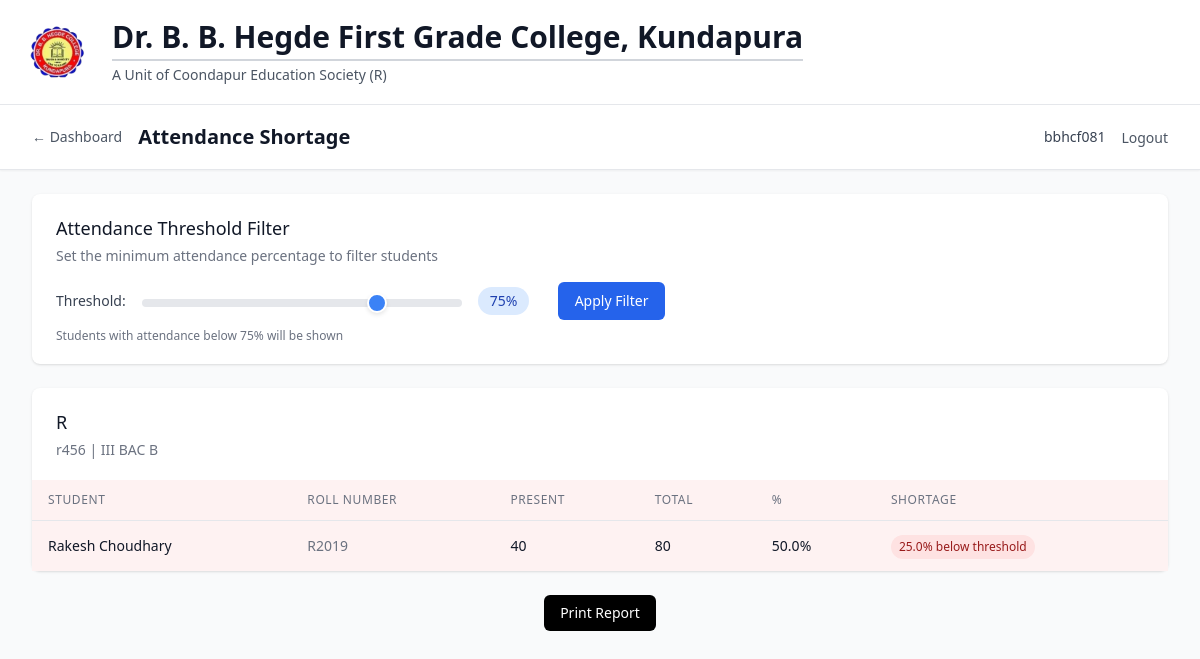
/lecturer/reports/attendance-shortage (signed in), run on the app's committed database.
### models/academic.py (models this page shows, shortened)
class Subject(db.Model):
    __tablename__ = 'subject'
    id = db.Column(db.Integer, primary_key=True)
    name = db.Column(db.String(100), nullable=False)
    code = db.Column(db.String(20), nullable=False, index=True)
    course_id = db.Column(db.Integer, db.ForeignKey('course.id'), nullable=False)
    semester = db.Column(db.Integer, nullable=False)
    year = db.Column(db.Integer, nullable=False)
    credits = db.Column(db.Integer, default=3)
    description = db.Column(db.Text, nullable=True)
    created_at = db.Column(db.DateTime, default=datetime.utcnow)
    is_active = db.Column(db.Boolean, default=True)
    assignments = db.relationship('SubjectAssignment', backref='subject', lazy='dynamic')
    enrollments = db.relationship('StudentEnrollment', backref='subject', lazy='dynamic')
    attendance_records = db.relationship('AttendanceRecord', backref='subject', lazy='dynamic')
    monthly_summaries = db.relationship('MonthlyAttendanceSummary', backref='subject', lazy='dynamic')
    student_marks = db.relationship('StudentMarks', backref='subject', lazy='dynamic')
    __table_args__ = (db.UniqueConstraint('code', 'course_id', name='unique_subject_code_per_course'),)
    def get_enrolled_students(self):
        return [enrollment.student for enrollment in self.enrollments.filter_by(is_active=True)]
    def get_attendance_percentage(self, student_id):
        total_classes = self.attendance_records.filter_by(student_id=student_id).count()
        if total_classes == 0:
            return 0
        present_classes = self.attendance_records.filter_by(
            student_id=student_id,
            status='present'
        ).count()
        return round((present_classes / total_classes) * 100, 2)

class Course(db.Model):
    __tablename__ = 'course'
    id = db.Column(db.Integer, primary_key=True)
    name = db.Column(db.String(100), nullable=False)
    code = db.Column(db.String(20), unique=True, nullable=False, index=True)
    description = db.Column(db.Text, nullable=True)
    duration_years = db.Column(db.Integer, default=3, nullable=False)
    total_semesters = db.Column(db.Integer, default=6, nullable=False)
    created_at = db.Column(db.DateTime, default=datetime.utcnow)
    is_active = db.Column(db.Boolean, default=True)
    students = db.relationship('Student', backref='course', lazy='dynamic')
    subjects = db.relationship('Subject', backref='course', lazy='dynamic')

### models/student.py (models this page shows, shortened)
class Student(db.Model):
    __tablename__ = 'student'
    id = db.Column(db.Integer, primary_key=True)
    roll_number = db.Column(db.String(20), unique=True, nullable=False, index=True)
    name = db.Column(db.String(100), nullable=False)
    course_id = db.Column(db.Integer, db.ForeignKey('course.id'), nullable=False)
    academic_year = db.Column(db.Integer, nullable=False)
    current_semester = db.Column(db.Integer, default=1)
    email = db.Column(db.String(120), unique=True, nullable=True)
    phone = db.Column(db.String(15), nullable=True)
    address = db.Column(db.Text, nullable=True)
    date_of_birth = db.Column(db.Date, nullable=True)
    admission_date = db.Column(db.Date, default=datetime.utcnow().date())
    created_at = db.Column(db.DateTime, default=datetime.utcnow)
    is_active = db.Column(db.Boolean, default=True)
    enrollments = db.relationship('StudentEnrollment', backref='student', lazy='dynamic')
    attendance_records = db.relationship('AttendanceRecord', backref='student', lazy='dynamic')
    marks = db.relationship('StudentMarks', backref='student', lazy='dynamic')

### routes/auth.py (the view)
        def decorated_function(*args, **kwargs):
            if not SessionManager.is_authenticated(session):
                flash('Please log in to access this page', 'error')
                return redirect(url_for('auth.index'))
            if user_type:
                if user_type == 'management' and not SessionManager.is_management(session):
                    flash('Access denied. Management login required.', 'error')
                    return redirect(url_for('auth.management_login'))
                elif user_type == 'lecturer' and not SessionManager.is_lecturer(session):
                    flash('Access denied. Lecturer login required.', 'error')
                    return redirect(url_for('auth.lecturer_login'))
            return f(*args, **kwargs)

### app.py (called while the page is built)
def create_app():
    app = Flask(__name__)
    app.config.from_object(Config)
    db.init_app(app)
    csrf = CSRFProtect(app)
    @app.context_processor
    def inject_csrf_token():
        from flask_wtf.csrf import generate_csrf
        return dict(csrf_token=generate_csrf)
    from routes.auth import auth_bp
    from routes.management import management_bp
    from routes.lecturer import lecturer_bp
    app.register_blueprint(auth_bp)
    app.register_blueprint(management_bp, url_prefix='/management')
    app.register_blueprint(lecturer_bp, url_prefix='/lecturer')
    init_db(app)
    return app

### models/user.py (called while the page is built)
    def get_assigned_subjects(self):
        from datetime import datetime
        current_year = datetime.now().year
        active_assignments_current_year = (
            self.subject_assignments
                .filter_by(academic_year=current_year, is_active=True)
                .all()
        )
        return [assignment.subject for assignment in active_assignments_current_year]

### routes/auth.py (called while the page is built)
@auth_bp.app_context_processor
def inject_user():
    return {
        'current_user': SessionManager.get_session_info(session),
        'is_authenticated': SessionManager.is_authenticated(session),
        'is_management': SessionManager.is_management(session),
        'is_lecturer': SessionManager.is_lecturer(session)
    }

### services/auth_service.py (called while the page is built)
    @staticmethod
    def is_authenticated(session):
        return 'user_type' in session and 'user_id' in session

    @staticmethod
    def is_management(session):
        return session.get('user_type') == 'management'

    @staticmethod
    def is_lecturer(session):
        return session.get('user_type') == 'lecturer'

    @staticmethod
    def get_session_info(session):
        if not SessionManager.is_authenticated(session):
            return None
        return {
            'user_type': session.get('user_type'),
            'user_id': session.get('user_id'),
            'username': session.get('username'),
            'login_time': session.get('login_time')
        }

### services/lecturer_service.py (called while the page is built)
    @staticmethod
    def get_assigned_subjects(lecturer_id):
        try:
            lecturer = Lecturer.query.get(lecturer_id)
            if not lecturer:
                return []
            return lecturer.get_assigned_subjects()
        except Exception as e:
            return []

### templates/lecturer/attendance_shortage.html (shortened to what this page needs)
{% extends "base.html" %}
{% block content %}
<div class="min-h-screen bg-gray-50">
    <nav class="bg-white shadow-sm border-b border-gray-200">
        <div class="max-w-7xl mx-auto px-4 sm:px-6 lg:px-8">
            <div class="flex justify-between items-center h-16">
                <div class="flex items-center space-x-2 sm:space-x-4 min-w-0 flex-1">
                    <a href="{{ url_for('lecturer.dashboard') }}" class="text-sm text-gray-600 hover:text-black flex-shrink-0">← Dashboard</a>
                    <h1 class="text-sm sm:text-xl font-semibold text-gray-900 truncate">Attendance Shortage</h1>
                </div>
                <div class="hidden md:flex items-center space-x-4">
                    <span class="text-sm text-gray-700">{{ current_user.username }}</span>
                    <form method="POST" action="{{ url_for('auth.logout') }}" class="inline">
                        <button type="submit" class="text-sm text-gray-600 hover:text-black">Logout</button>
                    </form>
                </div>
            </div>
        </div>
    </nav>
    <div class="max-w-7xl mx-auto py-4 sm:py-6 px-4 sm:px-6 lg:px-8">
        <div class="bg-white shadow rounded-lg mb-6">
            <div class="px-4 py-4 sm:py-5 sm:px-6">
                <h3 class="text-base sm:text-lg leading-6 font-medium text-gray-900">Attendance Threshold Filter</h3>
                <p class="mt-1 text-sm text-gray-500">Set the minimum attendance percentage to filter students</p>
                <div class="mt-4">
                    <div class="flex items-center space-x-4">
                        <label for="threshold-slider" class="text-sm font-medium text-gray-700">Threshold:</label>
                        <div class="flex-1 max-w-xs">
                            <input type="range"
                                   id="threshold-slider"
                                   name="threshold"
                                   min="0"
                                   max="100"
                                   value="{{ threshold }}"
                                   class="w-full h-2 bg-gray-200 rounded-lg appearance-none cursor-pointer slider"
                                   oninput="updateThreshold(this.value)">
                        </div>
                        <div class="w-16">
                            <span id="threshold-value" class="inline-flex items-center px-3 py-1 rounded-full text-sm font-medium bg-blue-100 text-blue-800">
                                {{ threshold }}%
                            </span>
                        </div>
                        <button onclick="applyFilter()"
                                class="inline-flex items-center px-4 py-2 border border-transparent text-sm font-medium rounded-md text-white bg-blue-600 hover:bg-blue-700 focus:outline-none focus:ring-2 focus:ring-offset-2 focus:ring-blue-500">
                            Apply Filter
                        </button>
                    </div>
                    <div class="mt-2 text-xs text-gray-500">
                        Students with attendance below <span id="threshold-text">{{ threshold }}%</span> will be shown
                    </div>
                </div>
            </div>
        </div>
        {% if shortage_data %}
        <div class="space-y-4 sm:space-y-6">
            {% for data in shortage_data %}
            <div class="bg-white shadow rounded-lg">
                <div class="px-4 py-4 sm:py-5 sm:px-6">
                    <h3 class="text-base sm:text-lg leading-6 font-medium text-gray-900 truncate">{{ data.subject.name }}</h3>
                    <p class="mt-1 text-xs sm:text-sm text-gray-500">{{ data.subject.code }} | {{ data.subject.course.name if data.subject.course else 'N/A' }}</p>
                </div>
                <div class="hidden lg:block overflow-x-auto">
                    <table class="min-w-full divide-y divide-gray-200">
                        <thead class="bg-red-50">
                            <tr>
                                <th class="px-4 py-3 text-left text-xs font-medium text-gray-500 uppercase tracking-wider">Student</th>
                                <th class="px-4 py-3 text-left text-xs font-medium text-gray-500 uppercase tracking-wider">Roll Number</th>
                                <th class="px-4 py-3 text-left text-xs font-medium text-gray-500 uppercase tracking-wider">Present</th>
                                <th class="px-4 py-3 text-left text-xs font-medium text-gray-500 uppercase tracking-wider">Total</th>
                                <th class="px-4 py-3 text-left text-xs font-medium text-gray-500 uppercase tracking-wider">%</th>
                                <th class="px-4 py-3 text-left text-xs font-medium text-gray-500 uppercase tracking-wider">Shortage</th>
                            </tr>
                        </thead>
                        <tbody class="bg-white divide-y divide-gray-200">
                            {% for student_data in data.shortage_students %}
                            <tr class="bg-red-50 hover:bg-red-100">
                                <td class="px-4 py-3 whitespace-nowrap text-sm font-medium text-gray-900">{{ student_data.student.name }}</td>
                                <td class="px-4 py-3 whitespace-nowrap text-sm text-gray-500">{{ student_data.student.roll_number }}</td>
                                <td class="px-4 py-3 whitespace-nowrap text-sm text-gray-900">{{ student_data.present_classes }}</td>
                                <td class="px-4 py-3 whitespace-nowrap text-sm text-gray-900">{{ student_data.total_classes }}</td>
                                <td class="px-4 py-3 whitespace-nowrap text-sm text-gray-900">{{ student_data.attendance_percentage }}%</td>
                                <td class="px-4 py-3 whitespace-nowrap">
                                    <span class="inline-flex items-center px-2 py-1 rounded-full text-xs font-medium bg-red-100 text-red-800">
                                        {{ threshold - student_data.attendance_percentage }}% below threshold
                                    </span>
                                </td>
                            </tr>
                            {% endfor %}
                        </tbody>
                    </table>
                </div>
            </div>
            {% endfor %}
        </div>
        <div class="mt-6 text-center no-print">
            <button onclick="window.print()" class="inline-flex items-center justify-center bg-black text-white py-2 px-4 rounded-md hover:bg-gray-800 active:bg-gray-900 text-sm">
                Print Report
            </button>
        </div>
        {% endif %}
    </div>
</div>
{% endblock %}

### templates/lecturer/attendance_shortage.html (style rules this page uses)
.slider { -webkit-appearance: none; appearance: none; background: #e5e7eb; outline: none; border-radius: 8px; }

### data on the page
Subject: subject.name "R", subject.code "r456"
Course: subject.course "III BAC B"
Student: student.name "Rakesh Choudhary", student.roll_number "R2019"

### other printed values
{{ current_user.username }} "bbhcf081"
{{ threshold }} "75"
{{ student_data.present_classes }} "40"
{{ student_data.total_classes }} "80"
{{ student_data.attendance_percentage }} "50.0"
{{ threshold - student_data.attendance_percentage }} "25.0"
